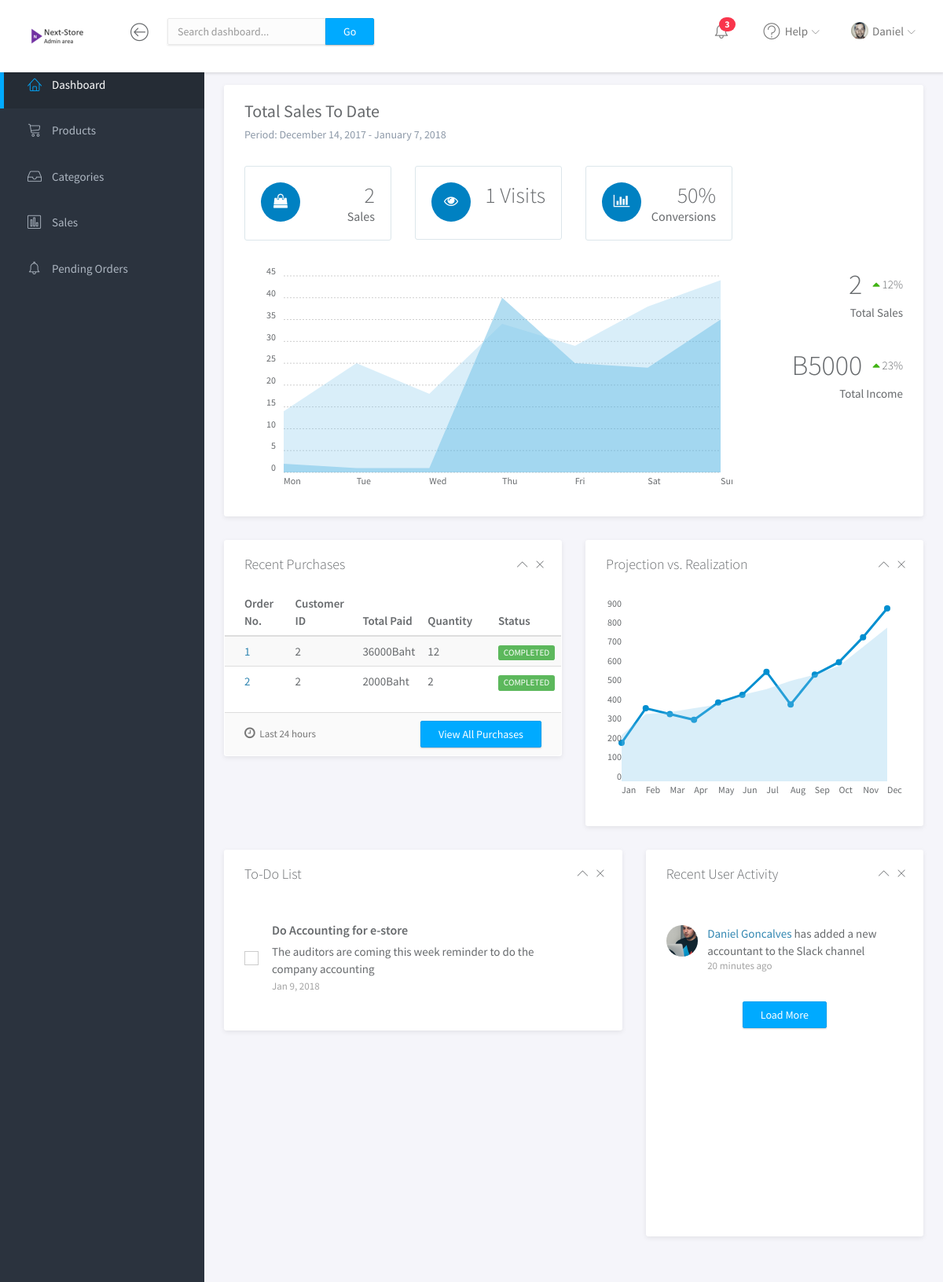
The app's page /Admin_Pannel/index.php with its own data.
### tables this page shows
CREATE TABLE `website_views` (
  `page` text NOT NULL,
  `total_visit` int(11) NOT NULL
);

CREATE TABLE `orders` (
  `order_id` int(11) NOT NULL,
  `user_id` int(11) NOT NULL,
  `trx_id` varchar(255) NOT NULL,
  `p_status` varchar(20) NOT NULL,
  `day` text
);

CREATE TABLE `user_info` (
  `user_id` int(10) NOT NULL,
  `first_name` varchar(100) NOT NULL,
  `last_name` varchar(100) NOT NULL,
  `email` varchar(300) NOT NULL,
  `password` varchar(300) NOT NULL,
  `mobile` varchar(10) NOT NULL,
  `street_address` varchar(300) NOT NULL,
  `post_code_id` int(11) DEFAULT NULL
);

CREATE TABLE `todo_list` (
  `id` int(11) NOT NULL,
  `title` varchar(200) NOT NULL,
  `description` varchar(200) NOT NULL,
  `status` tinyint(1) NOT NULL
);

CREATE TABLE `user_activity` (
  `id` int(11) NOT NULL,
  `full_name` text NOT NULL,
  `activity_completed` varchar(200) NOT NULL,
  `user_id` int(11) NOT NULL
);

### Admin_Pannel/headers/index_header.php (called while the page is built, shortened)
<?php
  $query = mysql_query("SELECT * FROM orders WHERE p_status='Completed';");
  $total_orders = mysql_query("SELECT * FROM orders");
  $conversions = (mysql_num_rows($query)/mysql_num_rows($total_orders))*100 ;
  $todo = mysql_query("SELECT title, description FROM todo_list");
  $network_activities = mysql_query("SELECT full_name, activity_completed FROM user_activity");
	$number_views = mysql_query("SELECT total_visit FROM website_views WHERE page = 'shop';");
$total_sales = mysql_query("SELECT Sum(products.product_price) AS SumOfproduct_price
FROM   products
       INNER JOIN (orders
                   INNER JOIN order_item
                           ON orders.order_id = order_item.order_id)
               ON products.product_id = order_item.product_id; ");
$sales_o = mysql_query("SELECT orders.order_id,
       user_info.user_id,
       products.product_title,
       order_item.quantity,
       orders.trx_id,
       orders.p_status,
       Sum(products.product_price) AS SumOfproduct_price
FROM   user_info
       INNER JOIN (products
                   INNER JOIN (orders
                               INNER JOIN order_item
                                       ON orders.order_id = order_item.order_id)
                           ON products.product_id = order_item.product_id)
               ON user_info.user_id = orders.user_id
GROUP  BY orders.order_id,
          user_info.user_id,
          products.product_title,
          order_item.quantity,
          orders.trx_id,
          orders.p_status
HAVING (( ( orders.p_status ) = 'completed' ));");
?>

### Admin_Pannel/index.php (the view, shortened to what this page needs)
<!doctype html>
<html lang="en">
<head>
	<link rel="stylesheet" href="assets/vendor/bootstrap/css/bootstrap.min.css">
	<link rel="stylesheet" href="assets/vendor/font-awesome/css/font-awesome.min.css">
	<link rel="stylesheet" href="assets/vendor/linearicons/style.css">
	<link rel="stylesheet" href="assets/vendor/chartist/css/chartist-custom.css">
	<link rel="stylesheet" href="assets/css/main.css">
	<link rel="stylesheet" href="assets/css/demo.css">
<?php include 'headers/index_header.php';?>
</head>
<body>
	<div id="wrapper">
		<nav class="navbar navbar-default navbar-fixed-top">
			<div class="brand">
				<a href="index.html"><img src="assets/img/logo-dark.png" alt="Klorofil Logo" class="img-responsive logo"></a>
			</div>
			<div class="container-fluid">
				<div class="navbar-btn">
					<button type="button" class="btn-toggle-fullwidth"><i class="lnr lnr-arrow-left-circle"></i></button>
				</div>
				<form class="navbar-form navbar-left">
					<div class="input-group">
						<input type="text" value="" class="form-control" placeholder="Search dashboard...">
						<span class="input-group-btn"><button type="button" class="btn btn-primary">Go</button></span>
					</div>
				</form>
				<div id="navbar-menu">
					<ul class="nav navbar-nav navbar-right">
						<li class="dropdown">
							<a href="#" class="dropdown-toggle icon-menu" data-toggle="dropdown">
								<i class="lnr lnr-alarm"></i>
								<span class="badge bg-danger">3</span>
							</a>
						</li>
						<li class="dropdown">
							<a href="#" class="dropdown-toggle" data-toggle="dropdown"><i class="lnr lnr-question-circle"></i> <span>Help</span> <i class="icon-submenu lnr lnr-chevron-down"></i></a>
						</li>
						<li class="dropdown">
							<a href="#" class="dropdown-toggle" data-toggle="dropdown"><img src="assets/img/user.png" class="img-circle" alt="Avatar"> <span>Daniel</span> <i class="icon-submenu lnr lnr-chevron-down"></i></a>
						</li>
					</ul>
				</div>
			</div>
		</nav>
		<div id="sidebar-nav" class="sidebar">
			<div class="sidebar-scroll">
				<nav>
					<ul class="nav">
						<li><a href="index.html" class="active"><i class="lnr lnr-home"></i> <span>Dashboard</span></a></li>
						<li><a href="products.php" class=""><i class="lnr lnr-cart"></i> <span>Products</span></a></li>
						<li><a href="categories.php" class=""><i class="lnr lnr-inbox"></i> <span>Categories</span></a></li>
						<li><a href="sales.php" class=""><i class="lnr lnr-chart-bars"></i> <span>Sales</span></a></li>
						<li><a href="orders.php" class=""><i class="lnr lnr-alarm"></i> <span>Pending Orders</span></a></li>
					</ul>
				</nav>
			</div>
		</div>
		<div class="main">
			<div class="main-content">
				<div class="container-fluid">
					<div class="panel panel-headline">
						<div class="panel-heading">
							<h3 class="panel-title">Total Sales To Date</h3>
							<p class="panel-subtitle">Period: December 14, 2017 - January 7, 2018</p>
						</div>
						<div class="panel-body">
							<div class="row">
								<div class="col-md-3">
									<div class="metric">
										<span class="icon"><i class="fa fa-shopping-bag"></i></span>
										<p>
											<span class="number"><?php echo mysql_num_rows($query); ?></span>
											<span class="title">Sales</span>
										</p>
									</div>
								</div>
								<div class="col-md-3">
									<div class="metric">
										<span class="icon"><i class="fa fa-eye"></i></span>
										<p>
											<span class="number"><?php while ($visits = mysql_fetch_array($number_views)) {
												echo $visits["total_visit"] ;}?> Visits</span><br>
										</p>
									</div>
								</div>
								<div class="col-md-3">
									<div class="metric">
										<span class="icon"><i class="fa fa-bar-chart"></i></span>
										<p>
											<span class="number"><?php echo $conversions ?>%</span>
											<span class="title">Conversions</span>
										</p>
									</div>
								</div>
							</div>
							<div class="row">
								<div class="col-md-9">
									<div id="headline-chart" class="ct-chart"></div>
								</div>
								<div class="col-md-3">
									<div class="weekly-summary text-right">
										<span class="number"><?php echo mysql_num_rows($query); ?></span> <span class="percentage"><i class="fa fa-caret-up text-success"></i> 12%</span>
										<span class="info-label">Total Sales</span>
									</div>
									<div class="weekly-summary text-right">
										<span class="number">B<?php while ($sumed = mysql_fetch_array($total_sales)) {
												echo $sumed["SumOfproduct_price"];} ?></span> <span class="percentage"><i class="fa fa-caret-up text-success"></i> 23%</span>
										<span class="info-label">Total Income</span>
									</div>
								</div>
							</div>
						</div>
					</div>
					<div class="row">
						<div class="col-md-6">
							<div class="panel">
								<div class="panel-heading">
									<h3 class="panel-title">Recent Purchases</h3>
									<div class="right">
										<button type="button" class="btn-toggle-collapse"><i class="lnr lnr-chevron-up"></i></button>
										<button type="button" class="btn-remove"><i class="lnr lnr-cross"></i></button>
									</div>
								</div>
								<div class="panel-body no-padding">
									<table class="table table-striped">
                                    <thead>
											<tr>
												<th>Order No.</th>
												<th>Customer ID</th>
												<th>Total Paid</th>
												<th>Quantity</th>
												<th>Status</th>
											</tr>
										</thead>
                                        <tbody>
                                            <?php
                                               while ($row = mysql_fetch_array($sales_o)) {
												$quantity = $row['quantity'];
												echo"   <tr>
												<td><a href='#'>".$row['order_id']."</a></td>
												<td>".$row['user_id']."</td>
												<td>".($row['SumOfproduct_price'] * $quantity)."Baht</td>
												<td>".$row['quantity']."</td>
												<td><span class='label label-success'>COMPLETED</span></td>
											</tr>";
											   }
                                            ?>
										</tbody>
									</table>
								</div>
								<div class="panel-footer">
									<div class="row">
										<div class="col-md-6"><span class="panel-note"><i class="fa fa-clock-o"></i> Last 24 hours</span></div>
										<div class="col-md-6 text-right"><a href="#" class="btn btn-primary">View All Purchases</a></div>
									</div>
								</div>
							</div>
						</div>
						<div class="col-md-6">
							<div class="panel">
								<div class="panel-heading">
									<h3 class="panel-title">Projection vs. Realization</h3>
									<div class="right">
										<button type="button" class="btn-toggle-collapse"><i class="lnr lnr-chevron-up"></i></button>
										<button type="button" class="btn-remove"><i class="lnr lnr-cross"></i></button>
									</div>
								</div>
								<div class="panel-body">
									<div id="visits-trends-chart" class="ct-chart"></div>
								</div>
							</div>
						</div>
					</div>
					<div class="row">
						<div class="col-md-7">
							<div class="panel">
								<div class="panel-heading">
									<h3 class="panel-title">To-Do List</h3>
									<div class="right">
										<button type="button" class="btn-toggle-collapse"><i class="lnr lnr-chevron-up"></i></button>
										<button type="button" class="btn-remove"><i class="lnr lnr-cross"></i></button>
									</div>
								</div>
								<div class="panel-body">
									<ul class="list-unstyled todo-list">
										<?php
                                               while ($row = mysql_fetch_array($todo)) {
												echo" <li><label class='control-inline fancy-checkbox'>
												<input type='checkbox'><span></span>
											</label>
											<p>
												<span class='title'>".$row['title']."</span>
												<span class='short-description'>".$row['description']."</span><span class='date'>Jan 9, 2018</span>
											</p><div class='controls'>
												<a href='#'><i class='icon-software icon-software-pencil'></i></a> <a href='#'><i class='icon-arrows icon-arrows-circle-remove'></i></a>
											</div>
										</li>";
											   }
									     ?>
									</ul>
								</div>
							</div>
						</div>
						<div class="col-md-5">
							<div class="panel panel-scrolling">
								<div class="panel-heading">
									<h3 class="panel-title">Recent User Activity</h3>
									<div class="right">
										<button type="button" class="btn-toggle-collapse"><i class="lnr lnr-chevron-up"></i></button>
										<button type="button" class="btn-remove"><i class="lnr lnr-cross"></i></button>
									</div>
								</div>
								<div class="panel-body">
									<ul class="list-unstyled activity-list">
										<?php
                                               while ($row1 = mysql_fetch_array($network_activities)) {
												echo"
											<li>
											<img src='assets/img/user1.png' alt='Avatar' class='img-circle pull-left avatar'>
											<p><a href='#'>".$row1['full_name']."</a> has ".$row1['activity_completed']."<span class='timestamp'>20 minutes ago</span></p>
										</li>";
											   }
									     ?>
									</ul>
									<button type="button" class="btn btn-primary btn-bottom center-block">Load More</button>
								</div>
							</div>
						</div>
					</div>
						</div>
					</div>
				</div>
			</div>
		<footer>
		</footer>
</body>
</html>

### records on screen
website_views: total_visit "1"
orders: order_id "1", user.user_id "2", SumOfproduct_price "36000", quantity "12"
orders: order_id "2", user.user_id "2", SumOfproduct_price "2000", quantity "2"
todo_list: title "Do Accounting for e-store", description "The auditors are coming this week reminder to do the company accounting"
user_activity: full_name "Daniel Goncalves", activity_completed "added a new accountant to the Slack channel"

### other values on screen
mysql_num_rows($query) "2"
$conversions "50"
$sumed["SumOfproduct_price"] "5000"
